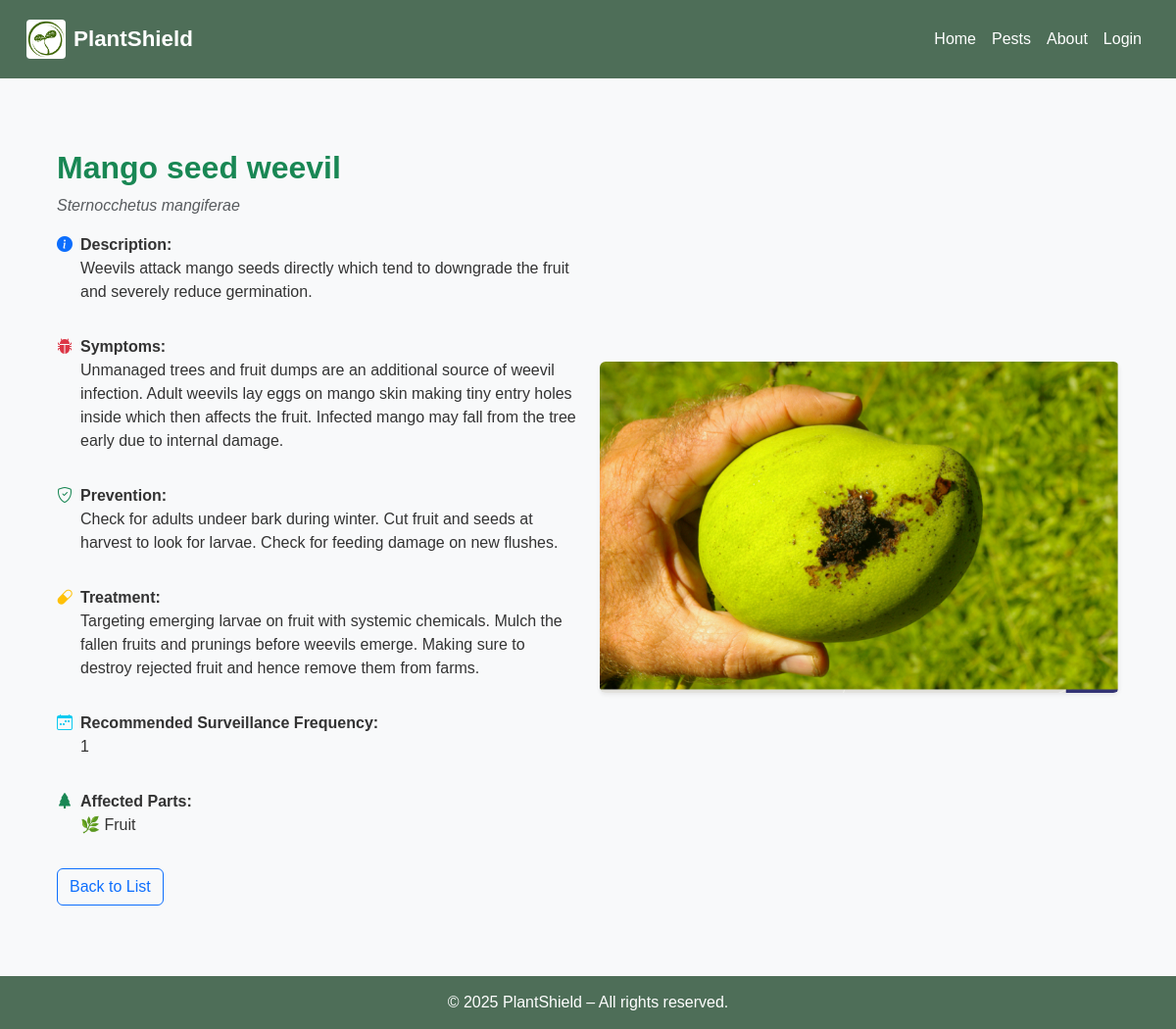
Screenshot of /pests/7/ with the database file from the repository.
### pest_web/models.py (models this page shows, shortened)
class PestDisease(models.Model):
    identifier = models.IntegerField(
        null=False,
        blank=False,
        unique=False,
        default=1,
    )
    name = models.CharField(max_length=100)
    scientific_name = models.CharField(max_length=100)
    description = models.TextField(blank=True)
    image_url = models.CharField(blank=True, max_length=250)
    image_reference = models.TextField(blank=True)
    symptoms = models.TextField()
    prevention = models.TextField()
    treatment = models.TextField()
    affected_parts = models.ManyToManyField(PlantPart)  # Changed to ManyToMany as a pest can affect multiple parts
    recommended_frequency = models.CharField(max_length=100)
    plant_type = models.ForeignKey(PlantType, on_delete=models.SET_NULL, null=True, blank=True) # Using CharField for now, can be ForeignKey if you create PlantType model

class PlantPart(models.Model):
    name = models.CharField(max_length=100)
    description = models.TextField(blank=True)

### pest_web/views.py (the view)
# urls.py: re_path(r'^pests/(?P<pk>\d+)/s*$', PestDiseaseDetailView.as_view(), name='pest_detail'),
class PestDiseaseDetailView(DetailView):
    model = PestDisease
    template_name = 'pests/details.html'
    context_object_name = 'pest'

### pest_web/templates/pests/details.html (shortened to what this page needs)
{% extends "pests/base.html" %}
{% load static %}
{% block content %}
<section class="container my-5 pest-detail">
  <div class="row g-4 align-items-center">
    <div class="col-md-6">
      <h2 class="text-success fw-bold">{{ pest.name }}</h2>
      <p class="text-muted fst-italic">{{ pest.scientific_name }}</p>
      <div class="mb-3 d-flex align-items-start">
        <span class="me-2"><i class="bi bi-info-circle-fill text-primary"></i></span>
        <div>
          <strong>Description:</strong>
          <p>{{ pest.description }}</p>
        </div>
      </div>
      <div class="mb-3 d-flex align-items-start">
        <span class="me-2"><i class="bi bi-bug-fill text-danger"></i></span>
        <div>
          <strong>Symptoms:</strong>
          <p>{{ pest.symptoms }}</p>
        </div>
      </div>
      <div class="mb-3 d-flex align-items-start">
        <span class="me-2"><i class="bi bi-shield-check text-success"></i></span>
        <div>
          <strong>Prevention:</strong>
          <p>{{ pest.prevention }}</p>
        </div>
      </div>
      <div class="mb-3 d-flex align-items-start">
        <span class="me-2"><i class="bi bi-capsule text-warning"></i></span>
        <div>
          <strong>Treatment:</strong>
          <p>{{ pest.treatment }}</p>
        </div>
      </div>
      <div class="mb-3 d-flex align-items-start">
        <span class="me-2"><i class="bi bi-calendar-week text-info"></i></span>
        <div>
          <strong>Recommended Surveillance Frequency:</strong>
          <p>{{ pest.recommended_frequency }}</p>
        </div>
      </div>
      <div class="mb-3 d-flex align-items-start">
        <span class="me-2"><i class="bi bi-tree-fill text-success"></i></span>
        <div>
          <strong>Affected Parts:</strong>
          <ul class="list-unstyled mb-0">
            {% for part in pest.affected_parts.all %}
              <li>🌿 {{ part.name }}</li>
            {% endfor %}
          </ul>
        </div>
      </div>
      <a href="{% url 'pest_list' %}" class="btn btn-outline-primary mt-3">Back to List</a>
    </div>
    <div class="col-md-6 text-center">
      {% if pest.image_url %}
  <img src="{% static pest.image_url %}" alt="{{ pest.name }}" class="img-fluid rounded shadow-sm">
{% else %}
  <img src="{% static 'images/placeholder.png' %}" alt="No image" class="img-fluid rounded shadow-sm">
{% endif %}
    </div>
  </div>
</section>
{% endblock %}

### pest_web/static/css/style.css (style rules this page uses)
* { margin: 0; padding: 0; box-sizing: border-box; }
body { font-family: Arial, sans-serif; background-color: #f8f9fa; color: #333; }

### rows the page displays
PestDisease: name "Mango seed weevil", scientific_name "Sternocchetus mangiferae", description "Weevils attack mango seeds directly which tend to downgrade the fruit and severely reduce germination.", symptoms "Unmanaged trees and fruit dumps are an additional source of weevil infection. Adult weevils lay eggs on mango skin making tiny entry holes inside which then affects the fruit. Infected mango may fall from the tree early due to internal damage.", prevention "Check for adults undeer bark during winter. Cut fruit and seeds at harvest to look for larvae. Check for feeding damage on new flushes.", treatment "Targeting emerging larvae on fruit with systemic chemicals. Mulch the fallen fruits and prunings before weevils emerge. Making sure to destroy rejected fruit and hence remove them from farms.", recommended_frequency "1", image_url (picture)
PlantPart: name "Fruit"
